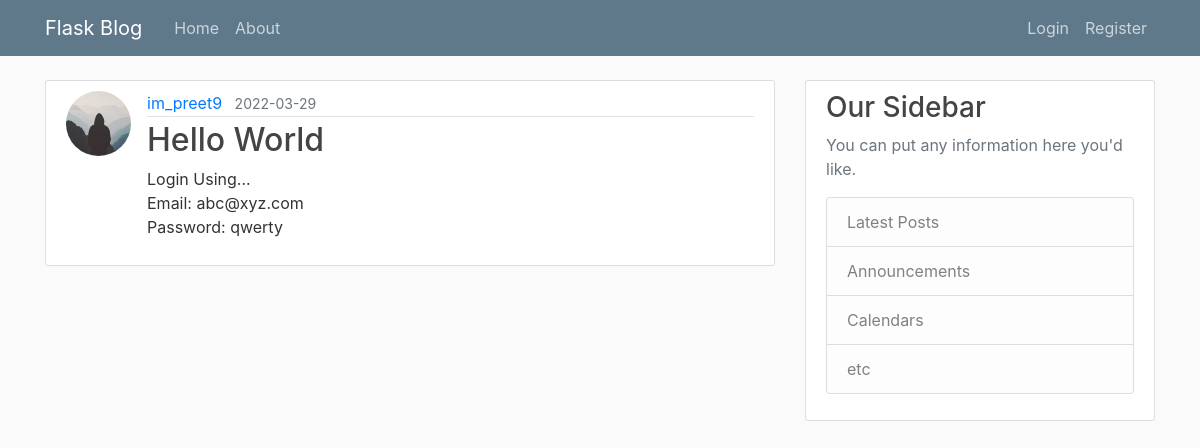
Screenshot of /post/3 with the database file from the repository.
### flaskblog/models.py (models this page shows, shortened)
class User(db.Model, UserMixin):
    id = db.Column(db.Integer, primary_key=True)
    username = db.Column(db.String(20), unique=True, nullable=False)
    email = db.Column(db.String(120), unique=True, nullable=False)
    img_file = db.Column(db.String(20), nullable=False, default="default.jpeg")
    password = db.Column(db.String(60), nullable=False)
    posts = db.relationship("Post", backref="author", lazy=True)

class Post(db.Model):
    id = db.Column(db.Integer, primary_key=True)
    title = db.Column(db.String(100), nullable=False)
    date = db.Column(db.DateTime, nullable=False, default=datetime.utcnow)
    content = db.Column(db.Text, nullable=False)
    user_id = db.Column(db.Integer, db.ForeignKey("user.id"), nullable=False)

### flaskblog/posts/routes.py (the view)
@posts.route("/post/<int:post_id>")
def post(post_id):
    current_post = Post.query.get_or_404(post_id)
    return render_template("post.html", title=current_post.title, post=current_post)

### flaskblog/templates/post.html (shortened to what this page needs)
{% extends "layout.html" %}
{% block content %}
    <article class="media content-section">
        <img src="{{ url_for('static', filename='profile_pics/' + post.author.img_file) }}" alt="profile picture"
             class="rounded-circle article-img">
        <div class="media-body">
            <div class="article-metadata">
                <a class="mr-2"
                   href="{{ url_for("users.user_posts", username=post.author.username) }}">{{ post.author.username }}</a>
                <small class="text-muted">{{ post.date.strftime("%Y-%m-%d") }}</small>
            </div>
            <h2 class="article-title">{{ post.title }}</h2>
            <p class="article-content">{{ post.content }}</p>
        </div>
    </article>
{% endblock content %}

### flaskblog/static/main.css (style rules this page uses)
body { background: #fafafa; color: #333333; margin-top: 5rem; }
h1, h2, h3, h4, h5, h6 { color: #444444; }
.content-section { background: #ffffff; padding: 10px 20px; border: 1px solid #dddddd; border-radius: 3px; margin-bottom: 20px; }
.article-title { color: #444444; }
.article-content { white-space: pre-line; }
.article-img { height: 65px; width: 65px; margin-right: 16px; }
.article-metadata { padding-bottom: 1px; margin-bottom: 4px; border-bottom: 1px solid #e3e3e3; }

### rows the page displays
User: img_file (placeholder picture), author.username "im_preet9"
Post: date "2022-03-29", title "Hello World", content "Login Using... Email: abc@xyz.com Password: qwerty"
